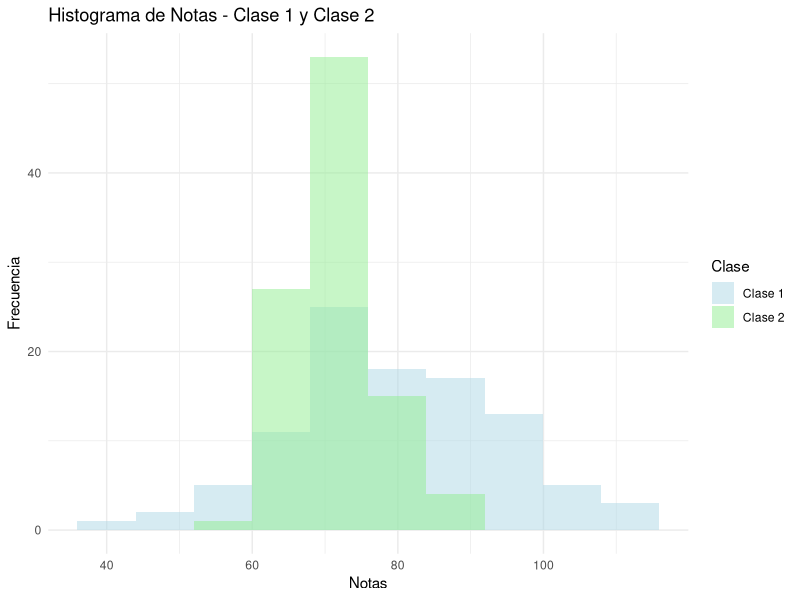
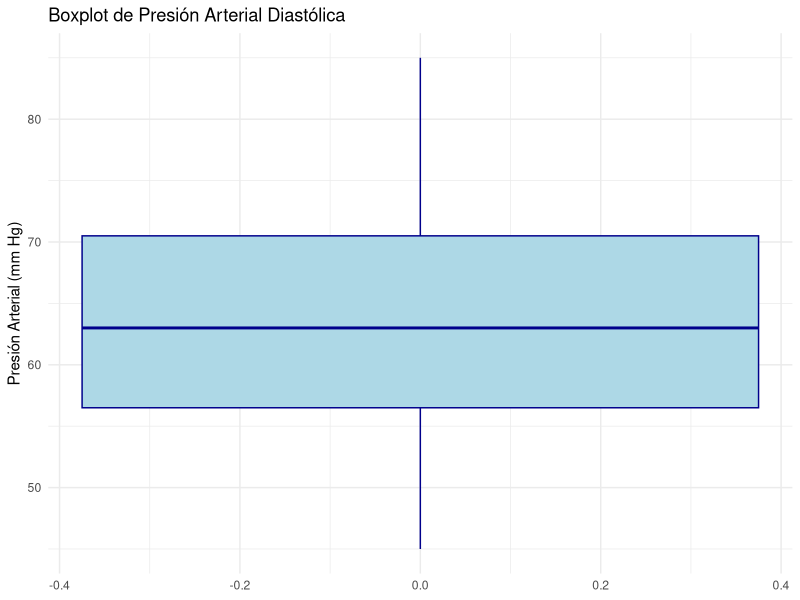

R code for these plots, in order:
## ---- chunk 1
#| label: Cargar biblioteca y generar datos
#| echo: false
#| warning: false

# Cargar la librería ggplot2
library(ggplot2)

# Parámetros de Clase 1
mean_class1 <- 78
sd_class1 <- 16

# Parámetros de Clase 2
mean_class2 <- 72
sd_class2 <- 6

# Generar datos de ejemplo
set.seed(123) # Para reproducibilidad
n <- 100 # Número de estudiantes por clase

# Datos para ambas clases
notas_clase1 <- rnorm(n, mean = mean_class1, sd = sd_class1)
notas_clase2 <- rnorm(n, mean = mean_class2, sd = sd_class2)

# Combinar los datos en un solo dataframe
notas_df <- data.frame(
  Nota = c(notas_clase1, notas_clase2),
  Clase = rep(c("Clase 1", "Clase 2"), each = n)
)
## ---- chunk 2
#| label: Histograma
#| echo: true
#| warning: false

# Graficar con ggplot2
ggplot(notas_df, aes(x = Nota, fill = Clase)) + 
  geom_histogram(alpha = 0.5, position = "identity", bins = 10) +
  labs(title = "Histograma de Notas - Clase 1 y Clase 2",
       x = "Notas",
       y = "Frecuencia") +
  theme_minimal() +
  scale_fill_manual(values = c("lightblue", "lightgreen"))

## ---- chunk 3
# Datos de presión arterial diastólica para 15 adolescentes
presion_arterial <- c(60, 52, 75, 54, 85, 45, 76, 64, 58, 71, 65, 60, 55, 63, 70)

df_presion <- data.frame(
  Presion = presion_arterial
)

# Crear el boxplot con ggplot2
ggplot(df_presion, aes(y = Presion)) + 
  geom_boxplot(fill = "lightblue", color = "darkblue", outlier.colour = "red", outlier.shape = 16) +
  labs(title = "Boxplot de Presión Arterial Diastólica", y = "Presión Arterial (mm Hg)") +
  theme_minimal()

